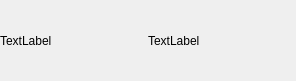
<?xml version="1.0" encoding="UTF-8"?>
<ui version="4.0">
 <class>FlickNumberItem</class>
 <widget class="QWidget" name="FlickNumberItem">
  <property name="geometry">
   <rect>
    <x>0</x>
    <y>0</y>
    <width>296</width>
    <height>81</height>
   </rect>
  </property>
  <property name="windowTitle">
   <string>Form</string>
  </property>
  <layout class="QHBoxLayout" name="horizontalLayout">
   <property name="spacing">
    <number>0</number>
   </property>
   <property name="margin">
    <number>0</number>
   </property>
   <item>
    <widget class="QLabel" name="firstLabel">
     <property name="text">
      <string>TextLabel</string>
     </property>
    </widget>
   </item>
   <item>
    <widget class="QLabel" name="secondLabel">
     <property name="text">
      <string>TextLabel</string>
     </property>
    </widget>
   </item>
  </layout>
 </widget>
 <resources/>
 <connections/>
</ui>
